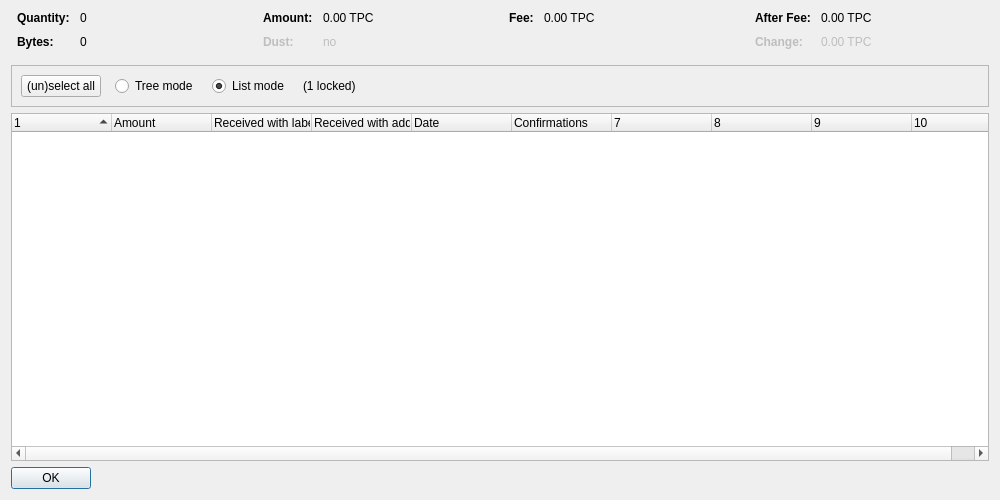
<?xml version="1.0" encoding="UTF-8"?>
<ui version="4.0">
 <class>CoinControlDialog</class>
 <widget class="QDialog" name="CoinControlDialog">
  <property name="geometry">
   <rect>
    <x>0</x>
    <y>0</y>
    <width>1000</width>
    <height>500</height>
   </rect>
  </property>
  <property name="windowTitle">
   <string>Coin Selection</string>
  </property>
  <layout class="QVBoxLayout" name="verticalLayout">
   <item>
    <layout class="QHBoxLayout" name="horizontalLayoutTop" stretch="0,0,0,0">
     <property name="topMargin">
      <number>0</number>
     </property>
     <property name="bottomMargin">
      <number>10</number>
     </property>
     <item>
      <layout class="QFormLayout" name="formLayoutCoinControl1">
       <property name="horizontalSpacing">
        <number>10</number>
       </property>
       <property name="verticalSpacing">
        <number>10</number>
       </property>
       <property name="leftMargin">
        <number>6</number>
       </property>
       <property name="rightMargin">
        <number>6</number>
       </property>
       <item row="0" column="0">
        <widget class="QLabel" name="labelCoinControlQuantityText">
         <property name="font">
          <font>
           <weight>75</weight>
           <bold>true</bold>
          </font>
         </property>
         <property name="text">
          <string>Quantity:</string>
         </property>
        </widget>
       </item>
       <item row="0" column="1">
        <widget class="QLabel" name="labelCoinControlQuantity">
         <property name="cursor">
          <cursorShape>IBeamCursor</cursorShape>
         </property>
         <property name="contextMenuPolicy">
          <enum>Qt::ActionsContextMenu</enum>
         </property>
         <property name="text">
          <string notr="true">0</string>
         </property>
         <property name="textInteractionFlags">
          <set>Qt::LinksAccessibleByMouse|Qt::TextSelectableByKeyboard|Qt::TextSelectableByMouse</set>
         </property>
        </widget>
       </item>
       <item row="1" column="0">
        <widget class="QLabel" name="labelCoinControlBytesText">
         <property name="font">
          <font>
           <weight>75</weight>
           <bold>true</bold>
          </font>
         </property>
         <property name="text">
          <string>Bytes:</string>
         </property>
        </widget>
       </item>
       <item row="1" column="1">
        <widget class="QLabel" name="labelCoinControlBytes">
         <property name="cursor">
          <cursorShape>IBeamCursor</cursorShape>
         </property>
         <property name="contextMenuPolicy">
          <enum>Qt::ActionsContextMenu</enum>
         </property>
         <property name="text">
          <string notr="true">0</string>
         </property>
         <property name="textInteractionFlags">
          <set>Qt::LinksAccessibleByMouse|Qt::TextSelectableByKeyboard|Qt::TextSelectableByMouse</set>
         </property>
        </widget>
       </item>
      </layout>
     </item>
     <item>
      <layout class="QFormLayout" name="formLayoutCoinControl2">
       <property name="horizontalSpacing">
        <number>10</number>
       </property>
       <property name="verticalSpacing">
        <number>10</number>
       </property>
       <property name="leftMargin">
        <number>6</number>
       </property>
       <property name="rightMargin">
        <number>6</number>
       </property>
       <item row="0" column="0">
        <widget class="QLabel" name="labelCoinControlAmountText">
         <property name="font">
          <font>
           <weight>75</weight>
           <bold>true</bold>
          </font>
         </property>
         <property name="text">
          <string>Amount:</string>
         </property>
        </widget>
       </item>
       <item row="0" column="1">
        <widget class="QLabel" name="labelCoinControlAmount">
         <property name="cursor">
          <cursorShape>IBeamCursor</cursorShape>
         </property>
         <property name="contextMenuPolicy">
          <enum>Qt::ActionsContextMenu</enum>
         </property>
         <property name="text">
          <string notr="true">0.00 TPC</string>
         </property>
         <property name="textInteractionFlags">
          <set>Qt::LinksAccessibleByMouse|Qt::TextSelectableByKeyboard|Qt::TextSelectableByMouse</set>
         </property>
        </widget>
       </item>
       <item row="1" column="0">
        <widget class="QLabel" name="labelCoinControlLowOutputText">
         <property name="enabled">
          <bool>false</bool>
         </property>
         <property name="font">
          <font>
           <weight>75</weight>
           <bold>true</bold>
          </font>
         </property>
         <property name="text">
          <string>Dust:</string>
         </property>
        </widget>
       </item>
       <item row="1" column="1">
        <widget class="QLabel" name="labelCoinControlLowOutput">
         <property name="enabled">
          <bool>false</bool>
         </property>
         <property name="cursor">
          <cursorShape>IBeamCursor</cursorShape>
         </property>
         <property name="contextMenuPolicy">
          <enum>Qt::ActionsContextMenu</enum>
         </property>
         <property name="text">
          <string notr="true">no</string>
         </property>
         <property name="textInteractionFlags">
          <set>Qt::LinksAccessibleByMouse|Qt::TextSelectableByKeyboard|Qt::TextSelectableByMouse</set>
         </property>
        </widget>
       </item>
      </layout>
     </item>
     <item>
      <layout class="QFormLayout" name="formLayoutCoinControl3">
       <property name="horizontalSpacing">
        <number>10</number>
       </property>
       <property name="verticalSpacing">
        <number>10</number>
       </property>
       <property name="leftMargin">
        <number>6</number>
       </property>
       <property name="rightMargin">
        <number>6</number>
       </property>
       <item row="0" column="0">
        <widget class="QLabel" name="labelCoinControlFeeText">
         <property name="font">
          <font>
           <weight>75</weight>
           <bold>true</bold>
          </font>
         </property>
         <property name="text">
          <string>Fee:</string>
         </property>
        </widget>
       </item>
       <item row="0" column="1">
        <widget class="QLabel" name="labelCoinControlFee">
         <property name="cursor">
          <cursorShape>IBeamCursor</cursorShape>
         </property>
         <property name="contextMenuPolicy">
          <enum>Qt::ActionsContextMenu</enum>
         </property>
         <property name="text">
          <string notr="true">0.00 TPC</string>
         </property>
         <property name="textInteractionFlags">
          <set>Qt::LinksAccessibleByMouse|Qt::TextSelectableByKeyboard|Qt::TextSelectableByMouse</set>
         </property>
        </widget>
       </item>
      </layout>
     </item>
     <item>
      <layout class="QFormLayout" name="formLayoutCoinControl4">
       <property name="horizontalSpacing">
        <number>10</number>
       </property>
       <property name="verticalSpacing">
        <number>10</number>
       </property>
       <property name="leftMargin">
        <number>6</number>
       </property>
       <property name="rightMargin">
        <number>6</number>
       </property>
       <item row="0" column="0">
        <widget class="QLabel" name="labelCoinControlAfterFeeText">
         <property name="font">
          <font>
           <weight>75</weight>
           <bold>true</bold>
          </font>
         </property>
         <property name="text">
          <string>After Fee:</string>
         </property>
        </widget>
       </item>
       <item row="0" column="1">
        <widget class="QLabel" name="labelCoinControlAfterFee">
         <property name="cursor">
          <cursorShape>IBeamCursor</cursorShape>
         </property>
         <property name="contextMenuPolicy">
          <enum>Qt::ActionsContextMenu</enum>
         </property>
         <property name="text">
          <string notr="true">0.00 TPC</string>
         </property>
         <property name="textInteractionFlags">
          <set>Qt::LinksAccessibleByMouse|Qt::TextSelectableByKeyboard|Qt::TextSelectableByMouse</set>
         </property>
        </widget>
       </item>
       <item row="1" column="0">
        <widget class="QLabel" name="labelCoinControlChangeText">
         <property name="enabled">
          <bool>false</bool>
         </property>
         <property name="font">
          <font>
           <weight>75</weight>
           <bold>true</bold>
          </font>
         </property>
         <property name="text">
          <string>Change:</string>
         </property>
        </widget>
       </item>
       <item row="1" column="1">
        <widget class="QLabel" name="labelCoinControlChange">
         <property name="enabled">
          <bool>false</bool>
         </property>
         <property name="cursor">
          <cursorShape>IBeamCursor</cursorShape>
         </property>
         <property name="contextMenuPolicy">
          <enum>Qt::ActionsContextMenu</enum>
         </property>
         <property name="text">
          <string notr="true">0.00 TPC</string>
         </property>
         <property name="textInteractionFlags">
          <set>Qt::LinksAccessibleByMouse|Qt::TextSelectableByKeyboard|Qt::TextSelectableByMouse</set>
         </property>
        </widget>
       </item>
      </layout>
     </item>
    </layout>
   </item>
   <item>
    <widget class="QFrame" name="frame">
     <property name="minimumSize">
      <size>
       <width>0</width>
       <height>40</height>
      </size>
     </property>
     <property name="frameShape">
      <enum>QFrame::StyledPanel</enum>
     </property>
     <property name="frameShadow">
      <enum>QFrame::Sunken</enum>
     </property>
     <layout class="QHBoxLayout" name="horizontalLayout">
      <item>
       <layout class="QHBoxLayout" name="horizontalLayoutPanel" stretch="0,0,0,0,0">
        <property name="spacing">
         <number>14</number>
        </property>
        <item>
         <widget class="QPushButton" name="pushButtonSelectAll">
          <property name="sizePolicy">
           <sizepolicy hsizetype="Maximum" vsizetype="Fixed">
            <horstretch>0</horstretch>
            <verstretch>0</verstretch>
           </sizepolicy>
          </property>
          <property name="text">
           <string>(un)select all</string>
          </property>
          <property name="autoDefault">
           <bool>false</bool>
          </property>
         </widget>
        </item>
        <item>
         <widget class="QRadioButton" name="radioTreeMode">
          <property name="sizePolicy">
           <sizepolicy hsizetype="Maximum" vsizetype="Fixed">
            <horstretch>0</horstretch>
            <verstretch>0</verstretch>
           </sizepolicy>
          </property>
          <property name="text">
           <string>Tree mode</string>
          </property>
         </widget>
        </item>
        <item>
         <widget class="QRadioButton" name="radioListMode">
          <property name="sizePolicy">
           <sizepolicy hsizetype="Maximum" vsizetype="Fixed">
            <horstretch>0</horstretch>
            <verstretch>0</verstretch>
           </sizepolicy>
          </property>
          <property name="text">
           <string>List mode</string>
          </property>
          <property name="checked">
           <bool>true</bool>
          </property>
         </widget>
        </item>
        <item>
         <widget class="QLabel" name="labelLocked">
          <property name="text">
           <string notr="true">(1 locked)</string>
          </property>
         </widget>
        </item>
        <item>
         <spacer name="horizontalSpacer">
          <property name="orientation">
           <enum>Qt::Horizontal</enum>
          </property>
          <property name="sizeHint" stdset="0">
           <size>
            <width>40</width>
            <height>20</height>
           </size>
          </property>
         </spacer>
        </item>
       </layout>
      </item>
     </layout>
    </widget>
   </item>
   <item>
    <widget class="CoinControlTreeWidget" name="treeWidget">
     <property name="contextMenuPolicy">
      <enum>Qt::CustomContextMenu</enum>
     </property>
     <property name="sortingEnabled">
      <bool>false</bool>
     </property>
     <property name="columnCount">
      <number>10</number>
     </property>
     <attribute name="headerShowSortIndicator" stdset="0">
      <bool>true</bool>
     </attribute>
     <attribute name="headerStretchLastSection">
      <bool>false</bool>
     </attribute>
     <column>
      <property name="text">
       <string/>
      </property>
     </column>
     <column>
      <property name="text">
       <string>Amount</string>
      </property>
     </column>
     <column>
      <property name="text">
       <string>Received with label</string>
      </property>
     </column>
     <column>
      <property name="text">
       <string>Received with address</string>
      </property>
     </column>
     <column>
      <property name="text">
       <string>Date</string>
      </property>
     </column>
     <column>
      <property name="text">
       <string>Confirmations</string>
      </property>
      <property name="toolTip">
       <string>Confirmed</string>
      </property>
     </column>
     <column>
      <property name="text">
       <string/>
      </property>
     </column>
     <column>
      <property name="text">
       <string/>
      </property>
     </column>
     <column>
      <property name="text">
       <string/>
      </property>
     </column>
     <column>
      <property name="text">
       <string/>
      </property>
     </column>
    </widget>
   </item>
   <item>
    <widget class="QDialogButtonBox" name="buttonBox">
     <property name="sizePolicy">
      <sizepolicy hsizetype="Maximum" vsizetype="Fixed">
       <horstretch>0</horstretch>
       <verstretch>0</verstretch>
      </sizepolicy>
     </property>
     <property name="orientation">
      <enum>Qt::Horizontal</enum>
     </property>
     <property name="standardButtons">
      <set>QDialogButtonBox::Ok</set>
     </property>
    </widget>
   </item>
  </layout>
 </widget>
 <customwidgets>
  <customwidget>
   <class>CoinControlTreeWidget</class>
   <extends>QTreeWidget</extends>
   <header>qt/coincontroltreewidget.h</header>
  </customwidget>
 </customwidgets>
 <resources/>
 <connections/>
</ui>
